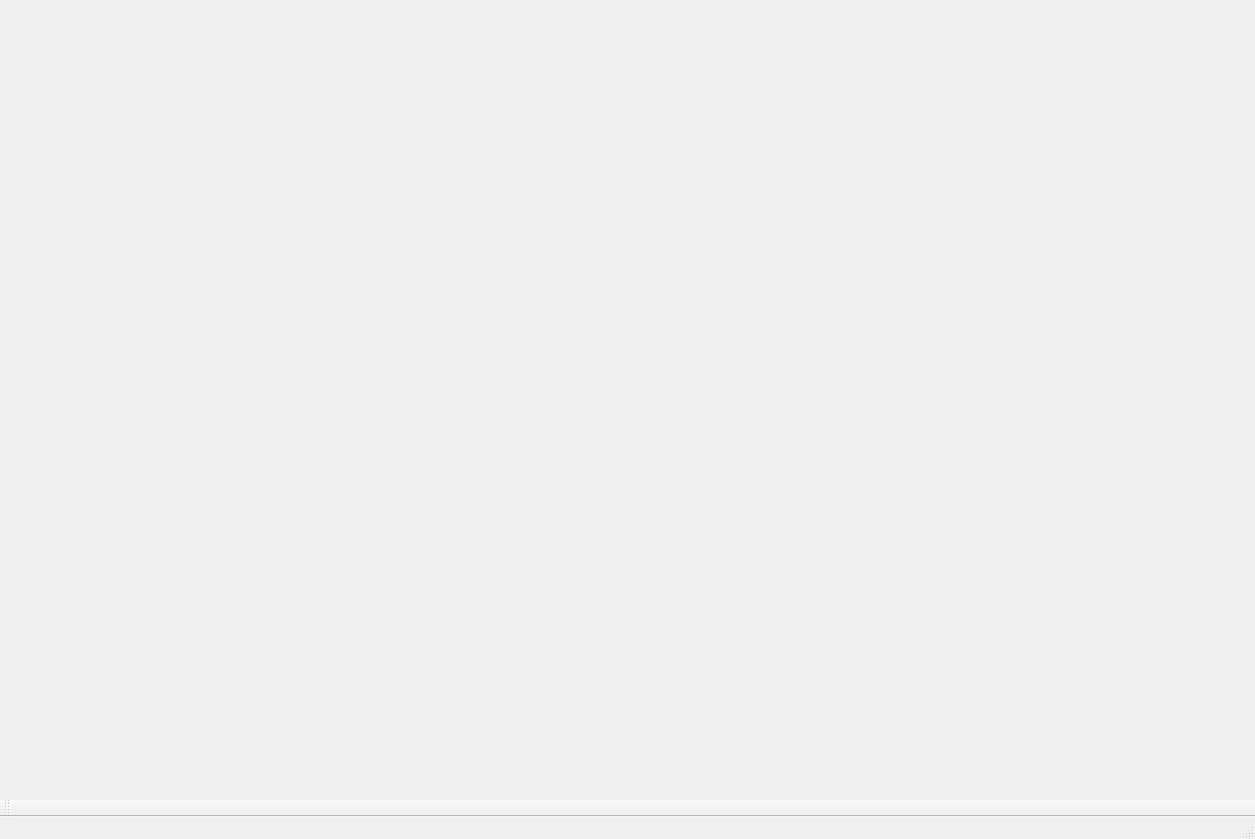
<?xml version="1.0" encoding="UTF-8"?>
<ui version="4.0">
 <class>MainWindow</class>
 <widget class="QMainWindow" name="MainWindow">
  <property name="geometry">
   <rect>
    <x>0</x>
    <y>0</y>
    <width>1255</width>
    <height>839</height>
   </rect>
  </property>
  <property name="windowTitle">
   <string>MainWindow</string>
  </property>
  <widget class="QWidget" name="centralWidget"/>
  <widget class="QMenuBar" name="menuBar">
   <property name="geometry">
    <rect>
     <x>0</x>
     <y>0</y>
     <width>1255</width>
     <height>21</height>
    </rect>
   </property>
  </widget>
  <widget class="QToolBar" name="mainToolBar">
   <attribute name="toolBarArea">
    <enum>BottomToolBarArea</enum>
   </attribute>
   <attribute name="toolBarBreak">
    <bool>false</bool>
   </attribute>
  </widget>
  <widget class="QStatusBar" name="statusBar"/>
 </widget>
 <layoutdefault spacing="6" margin="11"/>
 <resources/>
 <connections/>
</ui>
